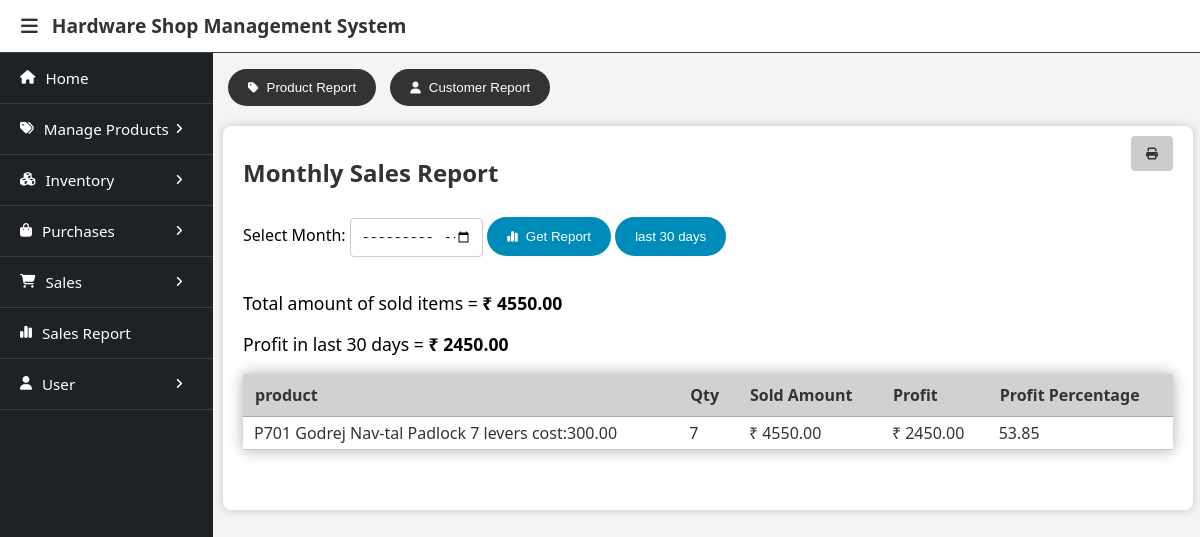
Screenshot of /sales/report/monthlywise/ (signed in) with the database file from the repository.
### database/models.py (models this page shows)
class ProductPrice(models.Model):
    product_price_id = models.BigAutoField(primary_key=True)
    product_detail_ref = models.ForeignKey(ProductDetail, on_delete=models.CASCADE)
    cost_price = models.DecimalField(default=0, decimal_places=2, max_digits=10)
    selling_price = models.DecimalField(default=0, decimal_places=2, max_digits=10)
    updated_date = models.DateTimeField(auto_now=True)
    class Meta:
        db_table = "product_price"
        ordering = ['product_detail_ref']
    def __str__(self):
        return str(self.product_detail_ref) + " cost:" + str(self.cost_price)

class ProductDetail(models.Model):
    product_detail_id = models.BigAutoField(primary_key=True)
    product_ref = models.ForeignKey(Product, on_delete=models.CASCADE)
    variant_ref = models.ForeignKey(ProductVariant, on_delete=models.CASCADE, null=True, blank=True, default=None)
    product_code = models.CharField(max_length=30, unique=True, null=True, blank=True)
    product_image = models.ImageField(upload_to="product_images", null=True, blank=True, default=None)
    low_stock_threshold = models.IntegerField(default=5)
    is_active = models.BooleanField(default=True)
    class Meta:
        db_table = 'product_detail'
        ordering = ['product_ref']
    def __str__(self):
        if self.variant_ref:
            return self.product_code + " "+ str(self.variant_ref)
        else:
            return self.product_code + " "+ str(self.product_ref)

class ProductVariant(models.Model):
    variant_id = models.BigAutoField(primary_key=True)
    product_ref = models.ForeignKey(Product, on_delete=models.CASCADE)
    variant_name = models.CharField(max_length=100)
    class Meta:
        db_table = 'product_variant'
    def __str__(self):
        return str(self.variant_name)

### salesreport/views.py (the view)
# urls.py: path('monthlywise/', MonthlyReport.as_view(), name="monthly_wise_report"),
class MonthlyReport(GroupRequiredMixin, View):
    def get(self, request):
        requested_period = request.GET.get("month_year", None)
        default_period = request.GET.get("default", "last 30 days")
        context = {}
        if requested_period:
            year, month = map(lambda x: int(x), requested_period.split("-"))
            from_dt = timezone.datetime(year, month, 1, 0, 0, tzinfo=timezone.get_current_timezone())
            to_dt = timezone.datetime(year, month, calendar.monthrange(year, month)[1], 0, 0, tzinfo=timezone.get_current_timezone())
            period = months[month-1] + " " + str(year)
            sales = SaleHeaderDetail.objects.filter(sold_date__range=(from_dt, to_dt))
        elif default_period:
            if default_period == "last 30 days":
                period = default_period
                sales = SaleHeaderDetail.objects.filter(sold_date__gte=timezone.now()-timezone.timedelta(days=30))
        context = monthly_profit_of_sales(sales)
        context.update({"period":period})
        return render(request, "monthly_wise_report.html", context)

### user/context_processors.py (called while the page is built)
def get_users(request):
    users = User.objects.all()
    return {
        'users': users
    }

### user/templatetags/user_custom_tags.py (called while the page is built)
@register.filter(name='has_group')
def has_group(user, group_name):
    return user.groups.filter(name=group_name).exists()

### user/views.py (called while the page is built)
    def dispatch(self, request, *args, **kwargs):
        user = request.user
        if not user.is_authenticated:
            return redirect('login_page')
        if not any([user.groups.filter(name=group).exists() for group in self.groups_required]):
            print(user.groups)
            return self.handle_no_permission()
        return super().dispatch(request,*args, **kwargs)

### salesreport/templates/monthly_wise_report.html (shortened to what this page needs)
{% extends 'base.html' %}
{% load user_custom_tags %}
{% block menubar %}
    {% if request.user|has_group:"Owner" %}
        {% include 'owner_menu.html' %}
    {% elif request.user|has_group:"Salesman" %}
        {% include 'salesman_menu.html' %}
    {% endif %}
{% endblock %}
{% block content %}
<a href="/sales/report/productwise/"><button class="other_report_btn"><i class="fa-solid fa-tag"></i>Product Report</button></a>
<a href="/sales/report/customerwise/"><button class="other_report_btn"><i class="fa-solid fa-user"></i>Customer Report</button></a>
<div class="container">
    <button class="print-button" onclick="generate_pdf()" ><i class="fa-solid fa-print m-0"></i></button>
    <h2>Monthly Sales Report</h2>
    <form action="" method="GET" style="display:inline">
        <label for="id_month_year">Select Month:  </label>
        <input type="month" name="month_year" id="id_month_year" required>
        <button type="submit"><i class="fa-solid fa-chart-simple"></i>Get Report</button>
    </form>
    <form action="" method="GET" style="display:inline">
        <button type="submit">last 30 days</button>
    </form>
    <div class="overall_amount_profit">
        <p>Total amount of sold items = <span>&#8377; {{sold_amount}}</span></p>
        <p>Profit in {{period}} = <span>&#8377; {{profit}}</span></p>
    </div>
    <div>
        <table class="display" id="most_sold_items_table" >
            <thead>
                <th>product</th>
                <th>Qty</th>
                <th>Sold Amount</th>
                <th>Profit</th>
                <th>Profit Percentage</th>
            </thead>
            <tbody>
                {% for product, sale_detail in most_sold_items.items %}
                <tr>
                    <td>{{product}}</td>
                    <td>{{sale_detail.quantity}}</td>
                    <td>&#8377; {{sale_detail.product_amount}}</td>
                    <td style="width:max-content;">&#8377; {{sale_detail.profit}}</td>
                    <td>{{sale_detail.profit_percent}}</td>
                </tr>
                {% endfor %}
            </tbody>
        </table>
    </div>
</div>
{% endblock %}

### static/css/header_sidebar_layout.css (style rules this page uses)
body { margin: 0; font-family: system-ui, -apple-system, BlinkMacSystemFont, 'Segoe UI', Roboto, Oxygen, Ubuntu, Cantarell, 'Open Sans', 'Helvetica Neue', sans-serif; background-color: #f4f4f4; }

### templates/base.html (style rules this page uses)
.m-0 { margin: 0px !important; }
h1, h2 { color: #333; }
i { margin-right: 8px; font-size: 0.9em; }
.container { background: #fff; padding: 10px 20px 20px; margin: 20px 0; border-radius: 8px; box-shadow: 0 0 10px rgba(0, 0, 0, 0.2); }
button { background-color: #333; color: white; padding: 10px 15px; border: none; border-radius: 4px; cursor: pointer; }
.print-button { float: right; background-color: #ccc; color: #333; }
button.product_spec_btn, button.other_report_btn { padding: 11px 20px; border-radius: 20px; margin: 5px 5px 0 5px; }
table { width: 100%; border-collapse: collapse; margin-bottom: 40px; box-shadow: 0px 0px 14px #aaa; overflow-x: auto; }
th, td { text-align: left; border-bottom: 1px solid #ccc; }
th { background-color: #d1d1d1; padding: 10px 12px; color: #333; border-bottom: 1px solid #aaa; font-weight: bold; }
td { padding: 5px 11px; background-color: #fff; color: #333; }
form input[type="text"], form input[type="password"], form input[type="number"], form input[type="email"], form textarea, form select, form input[type="file"], form input[type="month"] { width: 100%; padding: 10px; margin: 8px 0 16px 0; display: inline-block; border: 1px solid #ccc; border-radius: 4px; box-sizing: border-box; }
form input[type="month"] { width: 10em; }
form button[type="submit"] { background-color: #008CBA; color: white; padding: 12px 20px; margin: 8px 0; border: none; border-radius: 20px; cursor: pointer; }
.overall_amount_profit { font-size: 1.1em; }
.overall_amount_profit span { font-weight: bold; }

### rows the page displays
ProductPrice: product_detail_ref+cost_price "P701 Godrej Nav-tal Padlock 7 levers cost:300.00", quantity "7", product_amount "4550.00", profit "2450.00", profit_percent "53.85"

### other values shown
{{ sold_amount }} "4550.00"
{{ period }} "last 30 days"
{{ profit }} "2450.00"
